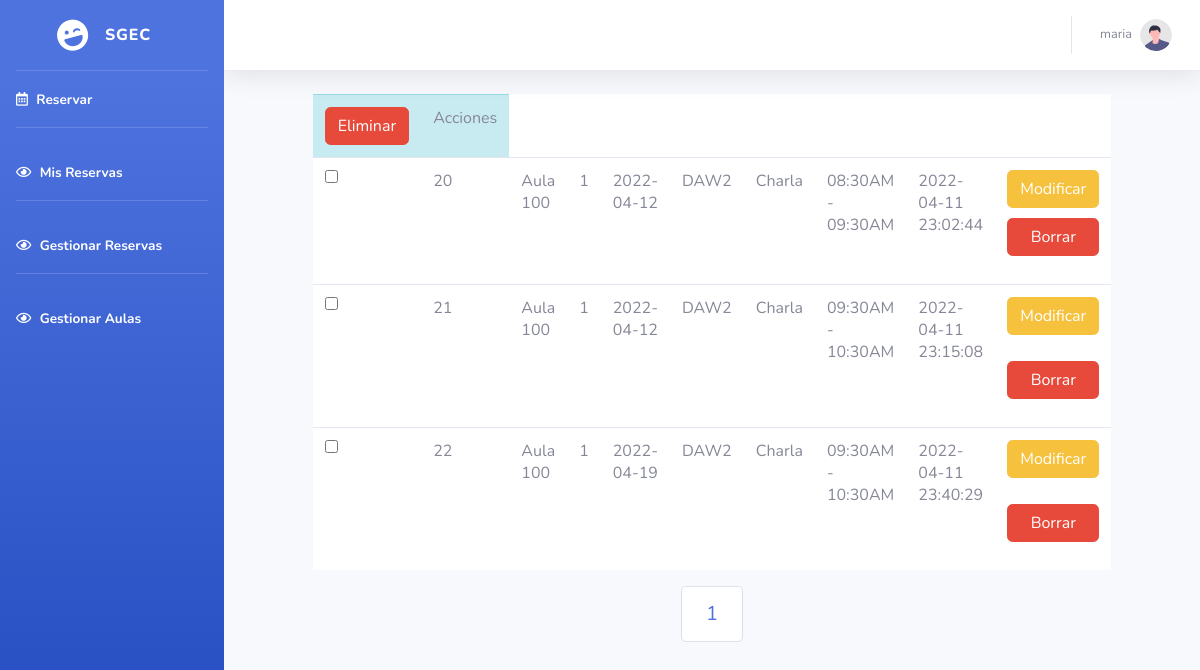
Screenshot of /crudMisReservas.php?pag=1 (signed in) with the database file from the repository.
### tables this page shows
CREATE TABLE `reservas` (
  `id` int(11) NOT NULL,
  `idAula` varchar(220) NOT NULL,
  `idUsuario` int(11) NOT NULL,
  `fecha` date NOT NULL,
  `grupo` varchar(255) NOT NULL,
  `motivo` varchar(255) NOT NULL,
  `hora` varchar(255) NOT NULL,
  `fecha_creacion` timestamp NOT NULL DEFAULT current_timestamp() ON UPDATE current_timestamp()
);

### crudMisReservas.php (the view, shortened to what this page needs)
<?php
if ( $_GET['pag']==1){
	?>
	<html><head><style>.anterior{display:none}</style></head></html>
	<?php
}
?>
<!DOCTYPE html>
<html lang="en">
<head>
    <link href="vendor/fontawesome-free/css/all.min.css" rel="stylesheet" type="text/css">
    <link href="css/sb-admin-2.min.css" rel="stylesheet">
</head>
<body id="page-top">
    <div id="wrapper">
        <ul class="navbar-nav bg-gradient-primary sidebar sidebar-dark accordion" id="accordionSidebar">
            <a class="sidebar-brand d-flex align-items-center justify-content-center" href="index.php">
                <div class="sidebar-brand-icon rotate-n-15">
                    <i class="fas fa-laugh-wink"></i>
                </div>
                <div class="sidebar-brand-text mx-3">sgec</div>
            </a>
                        <hr class="sidebar-divider my-0">
            <li class="nav-item active">
                <a class="nav-link" href="index.php">
                    <i class="far fa-calendar-alt"></i>
                    <span>Reservar</span></a>
            </li>
            <hr class="sidebar-divider">
            <li class="nav-item active">
                <a class="nav-link" href="crudMisReservas.php">
                    <i class="far fa-eye"></i>
                    <span>Mis Reservas</span></a>
            </li>
            <hr class="sidebar-divider">
            <li class="nav-item active">
                <a class="nav-link" href="crudReservas.php">
                    <i class="far fa-eye"></i>
                    <span>Gestionar Reservas</span></a>
            </li>
            <hr class="sidebar-divider">
            <li class="nav-item active">
                <a class="nav-link" href="crudAulas.php">
                    <i class="far fa-eye"></i>
                    <span>Gestionar Aulas</span></a>
            </li>
        </ul>
        <div id="content-wrapper" class="d-flex flex-column">
            <div id="content">
                <nav class="navbar navbar-expand navbar-light bg-white topbar mb-4 static-top shadow">
                    <ul class="navbar-nav ml-auto">
                        <li class="nav-item dropdown no-arrow">
                            <a class="nav-link dropdown-toggle" href="#" id="userDropdown" role="button"
                                data-toggle="dropdown" aria-haspopup="true" aria-expanded="false">
                                <span class="mr-2 d-none d-lg-inline text-gray-600 small"><?php echo $_SESSION['nombre'];?></span>
                                <img class="img-profile rounded-circle"
                                    src="img/undraw_profile.svg">
                            </a>
                        </li>
                    </ul>
                </nav>
				<?php
$servername="localhost";
$username="root";
$password="";
try{
    $conn=new PDO("mysql:host=$servername;dbname=sgec;charset=utf8",$username,$password);
    $conn->setAttribute(PDO::ATTR_ERRMODE,PDO::ERRMODE_EXCEPTION);
}catch(PDOException $e){
    echo "Conexión fallida".$e->getMessage();
}
		?>
			<?php
	$sql='SELECT * FROM reservas';
	$sentencia= $conn->prepare($sql);
	$sentencia->execute();
    $resultado=$sentencia->fetchAll();
	$contactos_x_pagina=6;
	$total_contactos_db=$sentencia->rowCount();
	$paginas=$total_contactos_db/$contactos_x_pagina;
	$paginas=ceil($paginas);
?>
	<body>
		<?php
        $usuario = $_SESSION['id'];
			$iniciar=($_GET['pag']-1)*$contactos_x_pagina;
			$sql_contactos='SELECT * FROM reservas  WHERE idUsuario = '.$usuario.' LIMIT :inicar,:ncontactos';
			$sentencia_contactos=$conn->prepare($sql_contactos);
			$sentencia_contactos->bindParam(':inicar',$iniciar,  PDO::PARAM_INT);
			$sentencia_contactos->bindParam(':ncontactos',$contactos_x_pagina,  PDO::PARAM_INT);
			$sentencia_contactos->execute();
			$resultado_contactos=$sentencia_contactos->fetchAll();
						echo "
			<form method='post' class='crud ' >
				<table class='table table-hover bg-white'>
                <thead class='table-info'>
				<tr >
					<td><input type='submit' class='btn btn-danger'  name='borrar' value='Eliminar'></td>";
				echo "<td>Acciones</td>
				</tr>                </thead>
";
			foreach($resultado_contactos as $contacto){
				echo "<tr>";
				echo "<td><input type='checkbox' name='eliminar[]' value='".$contacto[0]."'/></td>";
				for($i=0;$i<count($contacto)/2;$i++){
					echo "<td>".$contacto[$i]."</td>";
				}
						echo"<td class='opciones'>
						<form action='' method='post'>
							<input type='hidden' name='dato' value='".$contacto[0]."'>
							<input type='submit' class='btn btn-warning' value='Modificar' name='modificar'/>
						</form>
						<form action='' method='post'>
							<input type='hidden' name='dato' value='".$contacto[0]."'>
							<input type='submit' class='btn btn-danger'  value='Borrar'  name='quitar'/>
						</form></td>
					</tr>";
			}
			echo "</table></form>";
?>
		<div class="contenedor-pag" style="    display: flex;
    align-items: center;
    justify-content: center;">
		<ul class="pagination pagination-lg">
				<?php for($i=0;$i<$paginas;$i++): ?>
			<li class="page-item" class="<?php echo $_GET['pag']==$i+1 ? 'activado' : ' '?>">
				<a class="page-link" href="crudMisReservas.php?pag=<?php echo $i+1 ?>">
					<?php echo $i+1 ?>
				</a>
			</li>
				<?php endfor ?>
		</ul>
				</div>
	</div>
            </div>
        </div>
</body>
</html>

### crudMisReservas.php (style rules this page uses)
input[value="Borrar"] { width:100%; margin-top:10px }
table { width:80% !important }
.crud { display: flex; justify-content: center; flex-direction: column; align-items: center; align-content: center; }
#wrapper { top: 0px; position: absolute; left: 0px; right: 0px; bottom: 0px; }

### rows the page displays
reservas: id "20", idAula "Aula 100", idUsuario "1", fecha "2022-04-12", grupo "DAW2", motivo "Charla", hora "08:30AM - 09:30AM", fecha_creacion "2022-04-11 23:02:44"
reservas: id "21", idAula "Aula 100", idUsuario "1", fecha "2022-04-12", grupo "DAW2", motivo "Charla", hora "09:30AM - 10:30AM", fecha_creacion "2022-04-11 23:15:08"
reservas: id "22", idAula "Aula 100", idUsuario "1", fecha "2022-04-19", grupo "DAW2", motivo "Charla", hora "09:30AM - 10:30AM", fecha_creacion "2022-04-11 23:40:29"

### other values shown
$_SESSION['nombre'] "maria"
